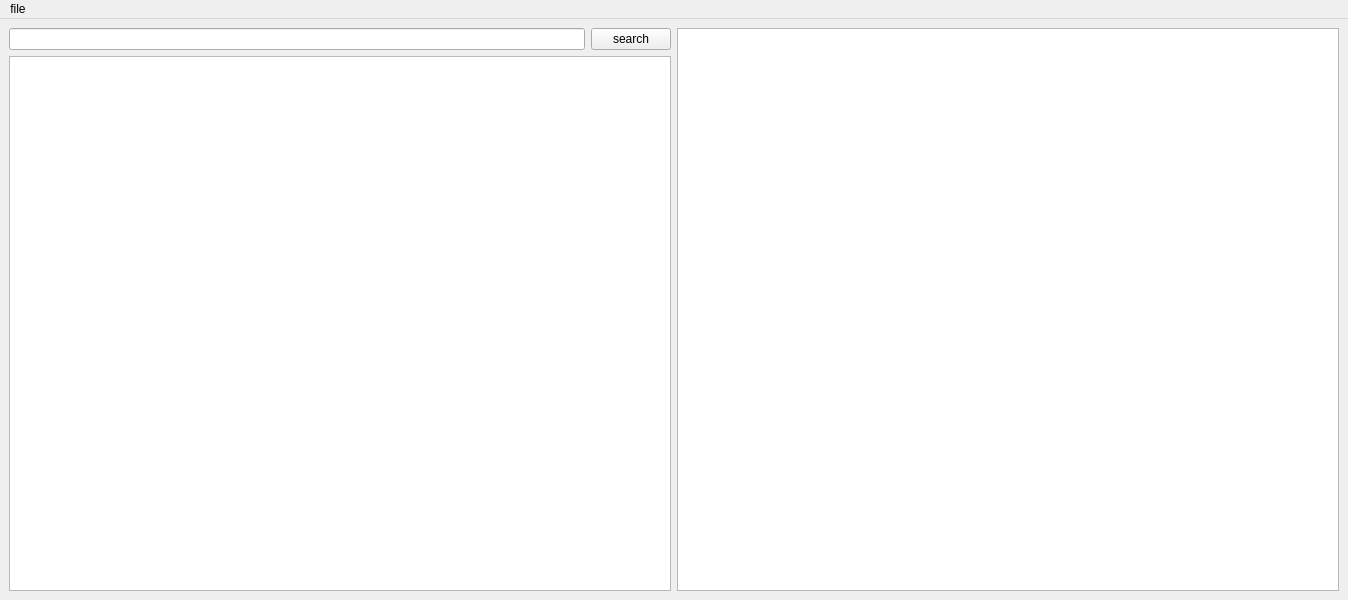
<?xml version="1.0" encoding="UTF-8"?>
<ui version="4.0">
 <class>MainWindow</class>
 <widget class="QMainWindow" name="MainWindow">
  <property name="geometry">
   <rect>
    <x>0</x>
    <y>0</y>
    <width>1348</width>
    <height>600</height>
   </rect>
  </property>
  <property name="windowTitle">
   <string>MainWindow</string>
  </property>
  <property name="styleSheet">
   <string notr="true"/>
  </property>
  <widget class="QWidget" name="centralwidget">
   <layout class="QGridLayout" name="gridLayout">
    <item row="0" column="0">
     <layout class="QHBoxLayout" name="horizontalLayout_2">
      <item>
       <layout class="QVBoxLayout" name="verticalLayout">
        <item>
         <layout class="QHBoxLayout" name="horizontalLayout">
          <item>
           <widget class="QLineEdit" name="textField">
            <property name="styleSheet">
             <string notr="true"/>
            </property>
           </widget>
          </item>
          <item>
           <widget class="QPushButton" name="searchButton">
            <property name="styleSheet">
             <string notr="true"/>
            </property>
            <property name="text">
             <string>search</string>
            </property>
           </widget>
          </item>
         </layout>
        </item>
        <item>
         <widget class="QListWidget" name="allMatching">
          <property name="styleSheet">
           <string notr="true"/>
          </property>
         </widget>
        </item>
       </layout>
      </item>
      <item>
       <widget class="QPlainTextEdit" name="showTextArea">
        <property name="styleSheet">
         <string notr="true"/>
        </property>
       </widget>
      </item>
     </layout>
    </item>
   </layout>
  </widget>
  <widget class="QMenuBar" name="menubar">
   <property name="geometry">
    <rect>
     <x>0</x>
     <y>0</y>
     <width>1348</width>
     <height>26</height>
    </rect>
   </property>
   <widget class="QMenu" name="menuopen_file">
    <property name="title">
     <string>file</string>
    </property>
    <addaction name="actionopen"/>
   </widget>
   <addaction name="menuopen_file"/>
  </widget>
  <action name="actionopen">
   <property name="text">
    <string>open</string>
   </property>
  </action>
 </widget>
 <resources/>
 <connections/>
</ui>
